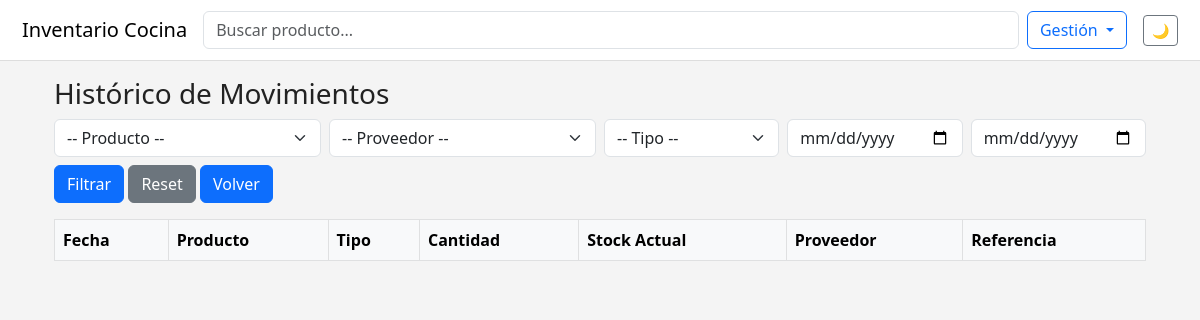
The page /movimientos/historico on the database as committed earlier.
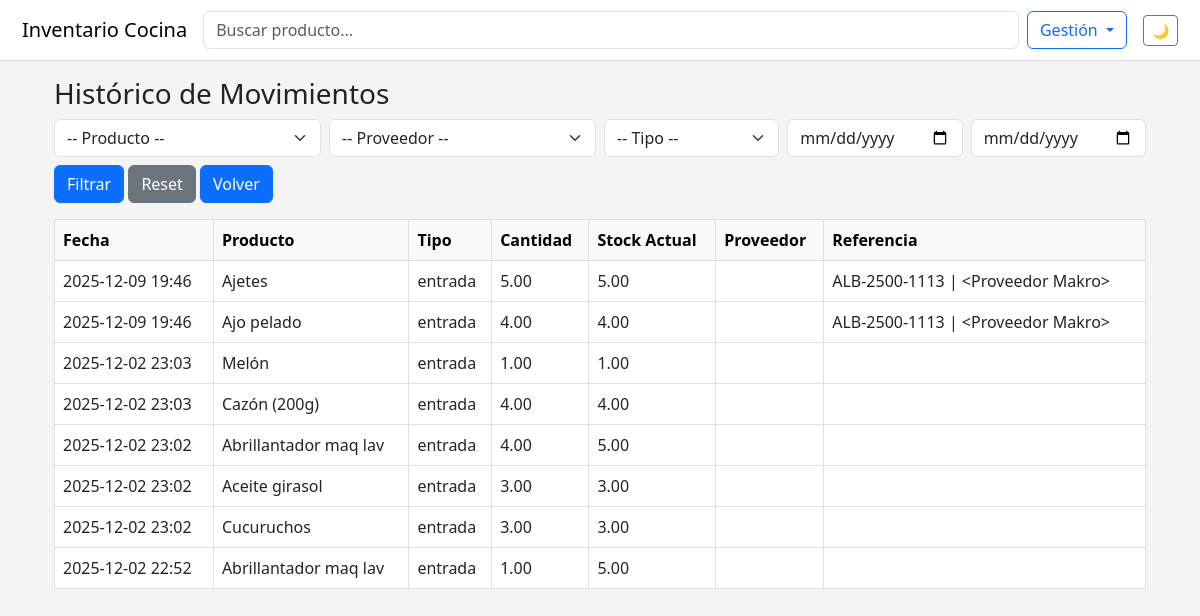
The same page on the database as committed later.
### app/models.py (models this page shows, shortened)
class Movimiento(db.Model):
    __tablename__ = "movimientos"
    id = db.Column(db.Integer, primary_key=True)
    producto_id = db.Column(db.Integer, db.ForeignKey("product.id"), nullable=False)
    proveedor_id = db.Column(db.Integer, db.ForeignKey("proveedores.id"), nullable=True)
    tipo = db.Column(db.String(10), nullable=False)  # "entrada" | "salida"
    cantidad = db.Column(db.Float, nullable=False, default=0)
    fecha = db.Column(db.DateTime, default=datetime.utcnow)
    referencia = db.Column(db.String(120), nullable=True)  # número albarán / nota
    producto = db.relationship("Product", back_populates="movimientos")
    proveedor = db.relationship("Proveedor", back_populates="movimientos")

class Product(db.Model):
    id = db.Column(db.Integer, primary_key=True)
    nombre = db.Column(db.String(150), nullable=False)
    unidad = db.Column(db.String(30), nullable=False)
    cantidad = db.Column(db.Float, default=0)
    categoria = db.Column(db.String(50), nullable=True)
    ubicacion = db.Column(db.String(100), nullable=True)
    movimientos = db.relationship(
        "Movimiento",
        back_populates="producto",
        lazy="dynamic",
        cascade="all, delete-orphan",
    )
    @property
    def stock_actual(self):
        entradas = (
            self.movimientos.filter_by(tipo="entrada")
            .with_entities(db.func.sum(Movimiento.cantidad))
            .scalar()
            or 0
        )
        salidas = (
            self.movimientos.filter_by(tipo="salida")
            .with_entities(db.func.sum(Movimiento.cantidad))
            .scalar()
            or 0
        )
        return float(entradas) - float(salidas)

### app/movimientos/routes.py (the view)
@movimientos_bp.route("/historico", methods=["GET"])
def historico_movimientos():
    producto_id = request.args.get("producto_id", type=int)
    proveedor_id = request.args.get("proveedor_id", type=int)
    tipo = request.args.get("tipo", default="")
    fecha_inicio = request.args.get("fecha_inicio")
    fecha_fin = request.args.get("fecha_fin")
    query = Movimiento.query.join(Product).outerjoin(Proveedor)
    if producto_id:
        query = query.filter(Movimiento.producto_id == producto_id)
    if proveedor_id:
        query = query.filter(Movimiento.proveedor_id == proveedor_id)
    if tipo in ("entrada", "salida"):
        query = query.filter(Movimiento.tipo == tipo)
    if fecha_inicio:
        try:
            inicio = datetime.fromisoformat(fecha_inicio)
            query = query.filter(Movimiento.fecha >= inicio)
        except:
            pass
    if fecha_fin:
        try:
            fin = datetime.fromisoformat(fecha_fin)
            query = query.filter(Movimiento.fecha <= fin)
        except:
            pass
    movimientos = query.order_by(Movimiento.fecha.desc()).all()
    productos = Product.query.order_by(Product.nombre).all()
    proveedores = Proveedor.query.order_by(Proveedor.nombre).all()
    return render_template(
        "movimientos/historico.html",
        movimientos=movimientos,
        productos=productos,
        proveedores=proveedores,
        filtros=request.args,
    )

### app/templates/movimientos/historico.html (shortened to what this page needs)
{% extends "base.html" %}
{% block content %}
<div class="container mt-3">
    <h3>Histórico de Movimientos</h3>
    <form method="get" class="row g-2 mb-3">
        <div class="col-md-3">
            <select name="producto_id" class="form-select">
                <option value="">-- Producto --</option>
            </select>
        </div>
        <div class="col-md-3">
            <select name="proveedor_id" class="form-select">
                <option value="">-- Proveedor --</option>
            </select>
        </div>
        <div class="col-md-2">
            <select name="tipo" class="form-select">
                <option value="">-- Tipo --</option>
            </select>
        </div>
        <div class="col-md-2">
            <input type="date" name="fecha_inicio" value="{{ filtros.get('fecha_inicio','') }}" class="form-control" placeholder="Desde">
        </div>
        <div class="col-md-2">
            <input type="date" name="fecha_fin" value="{{ filtros.get('fecha_fin','') }}" class="form-control" placeholder="Hasta">
        </div>
        <div class="col-md-12">
            <button type="submit" class="btn btn-primary">Filtrar</button>
            <a href="{{ url_for('movimientos.historico_movimientos') }}" class="btn btn-secondary">Reset</a>
            <a href="{{ url_for("productos.lista_productos") }} " class="btn btn-primary"> Volver </a>
        </div>
    </form>
    <div class="table-responsive">
        <table class="table table-bordered table-hover">
            <thead class="table-light">
                <tr>
                    <th>Fecha</th>
                    <th>Producto</th>
                    <th>Tipo</th>
                    <th>Cantidad</th>
                    <th>Stock Actual</th>
                    <th>Proveedor</th>
                    <th>Referencia</th>
                </tr>
            </thead>
            <tbody>
                {% for m in movimientos %}
                <tr>
                    <td>{{ m.fecha.strftime('%Y-%m-%d %H:%M') }}</td>
                    <td>{{ m.producto.nombre }}</td>
                    <td>{{ m.tipo }}</td>
                    <td>{{ "%.2f"|format(m.cantidad) }}</td>
                    <td>{{ "%.2f"|format(m.producto.stock_actual) }}</td>
                    <td>{{ m.proveedor.nombre if m.proveedor else '' }}</td>
                    <td>{{ m.referencia or '' }}</td>
                </tr>
                {% endfor %}
            </tbody>
        </table>
    </div>
</div>
{% endblock %}

### app/templates/base.html (shortened to what this page needs)
<!DOCTYPE html>
<html lang="es" data-theme="light">
<head>
    <link href="https://cdn.jsdelivr.net/npm/bootstrap@5.3.0/dist/css/bootstrap.min.css" rel="stylesheet">
</head>
<body>
    <nav class="navbar navbar-expand-lg top-bar">
        <div class="container-fluid">
            <a class="navbar-brand d-none d-md-block" href="{{ url_for('productos.lista_productos') }}">Inventario Cocina</a>
            <form class="d-flex flex-grow-1 search-movil" onsubmit="return false;">
                <input id="mainSearch" name="q" class="form-control me-2" type="search" placeholder="Buscar producto..." aria-label="Buscar">
            </form>
            <div class="d-flex align-items-center gap-2">
                <div class="dropdown d-none d-md-block">
                    <button class="btn btn-outline-primary dropdown-toggle" type="button" data-bs-toggle="dropdown" aria-expanded="false">
                        Gestión
                    </button>
                </div>
                <button id="themeToggle" class="btn btn-outline-secondary btn-sm ms-2" title="Cambiar tema">🌙</button>
            </div>
        </div>
    </nav>
    <div class="container mt-3">
        {% block content %}{% endblock content %}
    </div>
</body>
</html>

### app/templates/base.html (style rules this page uses)
:root { --c-bg: #f4f4f4; --c-text: #222; --c-card: #ffffff; --c-border: #dddddd; --c-primary: #0d6efd; --muted: #6c757d; --c-text-filter: none; }
body { background-color: var(--c-bg); color: var(--c-text); }
.top-bar { background: var(--c-card); border-bottom: 1px solid var(--c-border); padding: 10px; }
.top-bar .form-control { min-width: 160px; }

Rows that differ between the two databases and show on the page:
added Movimiento: fecha "2025-12-09 19:46", producto.nombre "Ajetes", tipo "entrada", cantidad "5.00", producto.stock_actual "5.00", referencia "ALB-2500-1113 | <Proveedor Makro>"
added Movimiento: fecha "2025-12-09 19:46", producto.nombre "Ajo pelado", tipo "entrada", cantidad "4.00", producto.stock_actual "4.00", referencia "ALB-2500-1113 | <Proveedor Makro>"
added Movimiento: fecha "2025-12-02 23:03", producto.nombre "Melón", tipo "entrada", cantidad "1.00", producto.stock_actual "1.00"
added Movimiento: fecha "2025-12-02 23:03", producto.nombre "Cazón (200g)", tipo "entrada", cantidad "4.00", producto.stock_actual "4.00"
added Movimiento: fecha "2025-12-02 23:02", producto.nombre "Abrillantador maq lav", tipo "entrada", cantidad "4.00", producto.stock_actual "5.00"
added Movimiento: fecha "2025-12-02 23:02", producto.nombre "Aceite girasol", tipo "entrada", cantidad "3.00", producto.stock_actual "3.00"
added Movimiento: fecha "2025-12-02 23:02", producto.nombre "Cucuruchos", tipo "entrada", cantidad "3.00", producto.stock_actual "3.00"
added Movimiento: fecha "2025-12-02 22:52", producto.nombre "Abrillantador maq lav", tipo "entrada", cantidad "1.00", producto.stock_actual "5.00"
